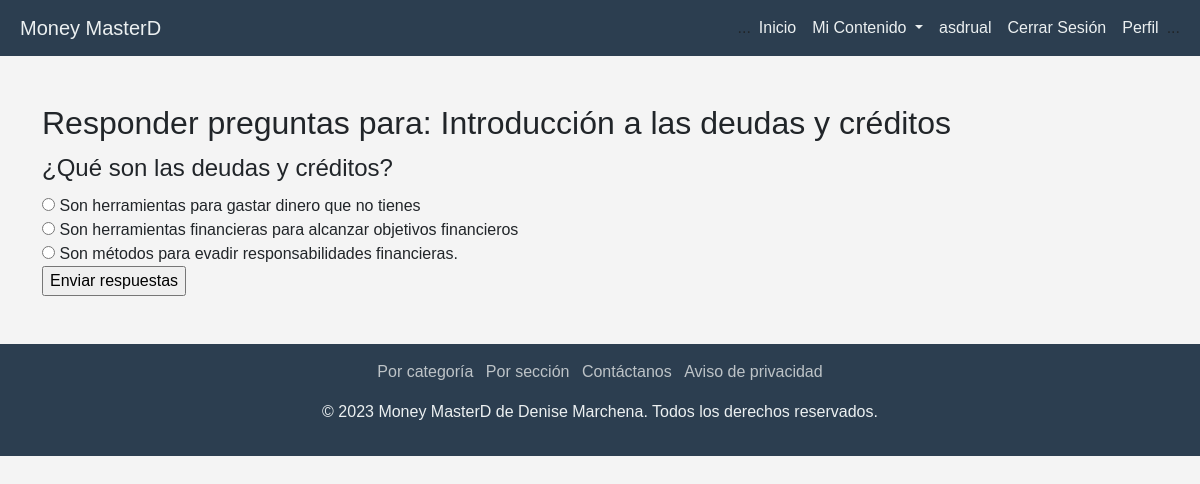
Page /contenido/leccion/1/preguntas/ (signed in) on the committed database.
### Money/models.py (models this page shows, shortened)
class Leccion(models.Model):
    titulo = models.CharField(max_length=200)
    resumen = models.TextField(null=True, blank=True)  # Resumen de la lección
    duracion = models.DurationField(null=True, blank=True)  # Duración de la lección
    contenido = models.OneToOneField('Contenido', on_delete=models.CASCADE, related_name='leccion')
    curso = models.ForeignKey(Curso, on_delete=models.CASCADE, related_name='lecciones')
    orden = models.PositiveIntegerField()

class Pregunta(models.Model):
    leccion = models.ForeignKey(Leccion, on_delete=models.CASCADE, related_name='preguntas')
    texto = models.TextField()

class Respuesta(models.Model):
    pregunta = models.ForeignKey(Pregunta, on_delete=models.CASCADE, related_name='respuestas')
    texto = models.TextField()
    correcta = models.BooleanField(default=False)

### Money/views.py (the view, shortened to what this page needs)
# urls.py: path('contenido/leccion/<int:leccion_id>/preguntas/', views.responder_preguntas, name='responder_preguntas'),
@login_required
def responder_preguntas(request, leccion_id):
    leccion = get_object_or_404(Leccion, id=leccion_id)
    preguntas = leccion.preguntas.all()
    context = {
        'leccion': leccion,
        'preguntas': preguntas
    }
    return render(request, 'contenido/responder_preguntas.html', context)

### Money/templates/contenido/responder_preguntas.html (shortened to what this page needs)
{% extends "contenido/base.html" %}
{% block content %}
<h2>Responder preguntas para: {{ leccion.titulo }}</h2>
<form method="post">
    {% for pregunta in preguntas %}
    <fieldset>
        <legend>{{ pregunta.texto }}</legend>
        {% for respuesta in pregunta.respuestas.all %}
        <label>
            <input type="radio" name="respuesta_{{ pregunta.id }}" value="{{ respuesta.id }}" required>
            {{ respuesta.texto }}
        </label><br>
        {% endfor %}
    </fieldset>
    {% endfor %}
    <input type="submit" value="Enviar respuestas">
</form>
{% endblock %}

### Money/templates/contenido/base.html (shortened to what this page needs)
{% load static %}
<!DOCTYPE html>
<html lang="es">
<head>
    <link href="https://cdn.jsdelivr.net/npm/bootstrap@5.1.3/dist/css/bootstrap.min.css" rel="stylesheet">
    <link rel="stylesheet" href="{% static 'perfil.css' %}">
</head>
<body>
    <nav class="navbar navbar-expand-lg">
        <a class="navbar-brand" href="{% url 'index_contenido' %}">Money MasterD</a>
        <div class="collapse navbar-collapse" id="navbarNav">
            ...
            <ul class="navbar-nav ml-auto">
                <li class="nav-item active">
                    <a class="nav-link" href="{% url 'index_contenido' %}">Inicio</a>
                </li>
                {% if user.is_authenticated %}
                <li class="nav-item dropdown">
                    <a class="nav-link dropdown-toggle" href="#" id="subirContenidoDropdown" role="button" data-toggle="dropdown" aria-haspopup="true" aria-expanded="false">
                        Mi Contenido
                    </a>
                </li>
                <li class="nav-item">
                    <a class="nav-link" href="#">{{user.username}}</a>
                </li>
                <li class="nav-item">
                    <a class="nav-link" href="{% url 'logout' %}">Cerrar Sesión</a>
                </li>
                <li class="nav-item">
                    <a class="nav-link" href="{% url 'perfil' %}">Perfil</a>
                </li>
                {% endif %}
            </ul>
            ...
        </div>
    </nav>
    <div class="container mt-5">
        {% block content %}{% endblock %}
    </div>
    <footer class="mt-5 py-3 text-center">
        <ul class="list-inline">
            <li class="list-inline-item"><a href="#">Por categoría</a></li>
            <li class="list-inline-item"><a href="#">Por sección</a></li>
            <li class="list-inline-item"><a href="#">Contáctanos</a></li>
            <li class="list-inline-item"><a href="#">Aviso de privacidad</a></li>
        </ul>
        <p>&copy; 2023 Money MasterD de Denise Marchena. Todos los derechos reservados.</p>
    </footer>
</body>
</html>

### Money/templates/contenido/base.html (style rules this page uses)
body { font-family: 'Arial', sans-serif; background-color: #f4f4f4; overflow-x:hidden; }
.container { width:100vw; }
.navbar { background-color: #2c3e50; width: 100vw; display: flex; justify-content: space-between; align-items: center; position: sticky; top: 0; z-index:100; }
.navbar-brand { margin-left: 20px; }
#navbarNav { flex-grow:0; margin-right:20px; }
.navbar-brand, .nav-link { color: #ecf0f1; }
footer { background-color: #2c3e50; color: #ecf0f1; width: 100vw; }
footer a { color: #bdc3c7; text-decoration: none; }

### rows in the picture
Leccion: titulo "Introducción a las deudas y créditos"
Pregunta: texto "¿Qué son las deudas y créditos?"
Respuesta: texto "Son herramientas para gastar dinero que no tienes"
Respuesta: texto "Son herramientas financieras para alcanzar objetivos financieros"
Respuesta: texto "Son métodos para evadir responsabilidades financieras."

### other values in the picture
{{ user.username }} "asdrual"
